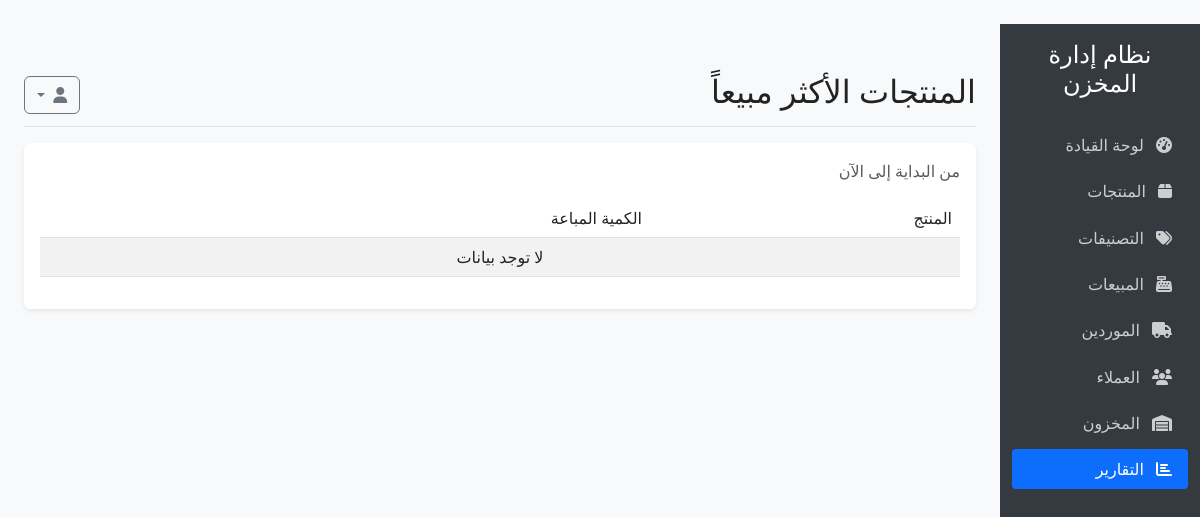
The page /reports/top-selling on the database as committed earlier.
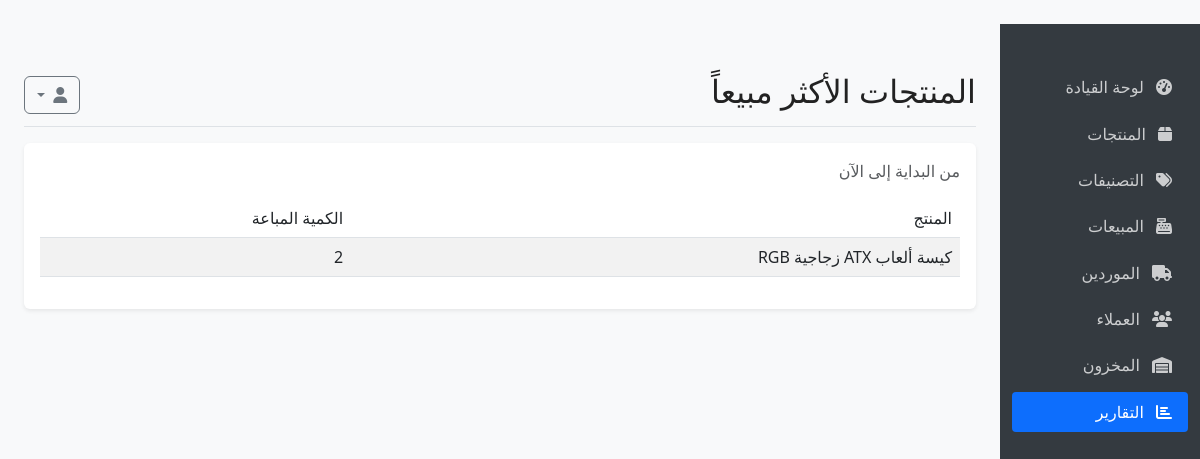
The same page on the database as committed later.
### models.py (models this page shows, shortened)
class Setting(db.Model):
    __tablename__ = 'settings'
    id = db.Column(db.Integer, primary_key=True)
    key = db.Column(db.String(50), unique=True, nullable=False)
    value = db.Column(db.Text, nullable=True)

class Product(db.Model):
    __tablename__ = 'products'
    id = db.Column(db.Integer, primary_key=True)
    name = db.Column(db.String(100), nullable=False)
    description = db.Column(db.Text, nullable=True)
    barcode = db.Column(db.String(50), unique=True, nullable=True)
    sku = db.Column(db.String(50), unique=True, nullable=True)
    purchase_price = db.Column(db.Float, nullable=False, default=0)
    sale_price = db.Column(db.Float, nullable=False, default=0)
    min_quantity = db.Column(db.Integer, default=0)
    category_id = db.Column(db.Integer, db.ForeignKey('categories.id'), nullable=True)
    created_at = db.Column(db.DateTime, default=datetime.utcnow)
    updated_at = db.Column(db.DateTime, default=datetime.utcnow, onupdate=datetime.utcnow)
    inventory = db.relationship('Inventory', backref='product', uselist=False, lazy=True)
    purchase_items = db.relationship('PurchaseItem', backref='product', lazy=True)
    sale_items = db.relationship('SaleItem', backref='product', lazy=True)

### app.py (the view)
@app.route('/reports/top-selling', methods=['GET'])
def top_selling_report():
    start_date = request.args.get('start_date')
    end_date = request.args.get('end_date')
    limit = request.args.get('limit', 10, type=int)
    if start_date:
        start_date = datetime.strptime(start_date, '%Y-%m-%d').date()
    if end_date:
        end_date = datetime.strptime(end_date, '%Y-%m-%d').date()
    query = db.session.query(
        Product,
        db.func.sum(SaleItem.quantity).label('total_quantity')
    ).join(SaleItem, SaleItem.product_id == Product.id
    ).join(Sale, Sale.id == SaleItem.sale_id)
    if start_date:
        query = query.filter(Sale.sale_date >= start_date)
    if end_date:
        query = query.filter(Sale.sale_date <= end_date)
    query = query.group_by(Product.id).order_by(db.desc('total_quantity')).limit(limit)
    results = query.all()
    return render_template('reports/top_selling.html', results=results, start_date=start_date, end_date=end_date)

### app.py (called while the page is built)
@app.context_processor
def inject_settings():
    from models import Setting
    settings = {s.key: s.value for s in Setting.query.all()}
    return dict(settings=settings)

### templates/reports/top_selling.html (shortened to what this page needs)
﻿{% extends "base.html" %}
{% block header %}المنتجات الأكثر مبيعاً{% endblock %}
{% block content %}
<div class="card">
  <div class="card-body">
    <p class="text-muted">من {{ start_date or 'البداية' }} إلى {{ end_date or 'الآن' }}</p>
    <div class="table-responsive">
      <table class="table table-striped">
        <thead>
          <tr>
            <th>المنتج</th>
            <th>الكمية المباعة</th>
          </tr>
        </thead>
        <tbody>
          {% for product, total in results %}
          <tr>
            <td>{{ product.name }}</td>
            <td>{{ total }}</td>
          </tr>
          {% else %}
          <tr>
            <td colspan="2" class="text-center">لا توجد بيانات</td>
          </tr>
          {% endfor %}
        </tbody>
      </table>
    </div>
  </div>
</div>
{% endblock %}

### templates/base.html (shortened to what the changed rows need)
<!DOCTYPE html>
<html lang="ar" dir="rtl">
<head>
    <link rel="stylesheet" href="https://cdn.jsdelivr.net/npm/bootstrap@5.3.0/dist/css/bootstrap.rtl.min.css">
    <link rel="stylesheet" href="https://cdnjs.cloudflare.com/ajax/libs/font-awesome/6.4.0/css/all.min.css">
    <link id="theme-style" rel="stylesheet" href="{{ url_for('static', filename='css/' + (settings.get('theme', 'light') if settings else 'light') + '.css') }}">
</head>
<body>
    <div class="container-fluid">
        <div class="row">
            <div class="col-md-3 col-lg-2 d-md-block sidebar collapse">
                <div class="position-sticky pt-3">
                    <div class="text-center mb-4">
                        <h4>{{ settings['store_name'] }}</h4>
                    </div>
                            {% set sales_path = url_for('sales') %}
                            {% set sales_due_path = url_for('sales_due') %}
                </div>
            </div>
            <main class="col-md-9 ms-sm-auto col-lg-10 px-md-4 main-content">
                <div class="d-flex justify-content-between flex-wrap flex-md-nowrap align-items-center pt-3 pb-2 mb-3 border-bottom">
                    <h1 class="h2">{% block header %}{% endblock %}</h1>
                </div>
                {% block content %}{% endblock %}
            </main>
        </div>
    </div>
</body>
</html>

Rows that differ between the two databases and show on the page:
removed Setting: store_name "نظام إدارة المخزن"
added Product: name "كيسة ألعاب ATX زجاجية RGB", total "2"
Other text that changed with them:
text no longer shown: "لا توجد بيانات"
